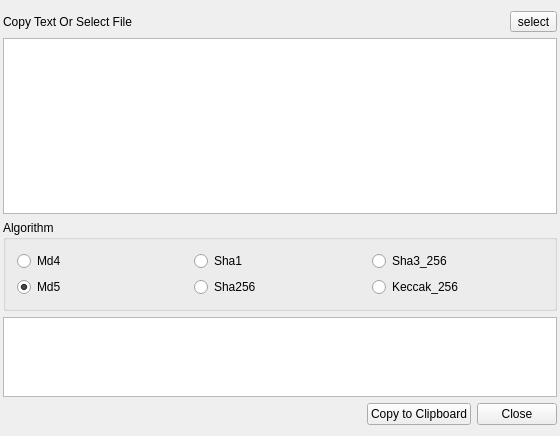
<?xml version="1.0" encoding="UTF-8"?>
<ui version="4.0">
 <class>Md5hashClass</class>
 <widget class="QWidget" name="Md5hashClass">
  <property name="geometry">
   <rect>
    <x>0</x>
    <y>0</y>
    <width>560</width>
    <height>436</height>
   </rect>
  </property>
  <property name="windowTitle">
   <string>Md5hash</string>
  </property>
  <layout class="QVBoxLayout" name="verticalLayout">
   <property name="leftMargin">
    <number>3</number>
   </property>
   <property name="rightMargin">
    <number>3</number>
   </property>
   <item>
    <layout class="QHBoxLayout" name="horizontalLayout">
     <item>
      <widget class="QLabel" name="label">
       <property name="text">
        <string>Copy Text Or Select File</string>
       </property>
      </widget>
     </item>
     <item>
      <widget class="QToolButton" name="toolButton">
       <property name="text">
        <string>select</string>
       </property>
      </widget>
     </item>
    </layout>
   </item>
   <item>
    <widget class="QPlainTextEdit" name="srcTextEdit"/>
   </item>
   <item>
    <widget class="QGroupBox" name="groupBox">
     <property name="title">
      <string>Algorithm</string>
     </property>
     <layout class="QGridLayout" name="gridLayout">
      <item row="0" column="0">
       <widget class="QRadioButton" name="md4RadioBt">
        <property name="text">
         <string>Md4</string>
        </property>
       </widget>
      </item>
      <item row="0" column="1">
       <widget class="QRadioButton" name="sha1RadioBt">
        <property name="text">
         <string>Sha1</string>
        </property>
       </widget>
      </item>
      <item row="0" column="2">
       <widget class="QRadioButton" name="sha3RadioBt">
        <property name="text">
         <string>Sha3_256</string>
        </property>
       </widget>
      </item>
      <item row="1" column="0">
       <widget class="QRadioButton" name="md5RadioBt">
        <property name="text">
         <string>Md5</string>
        </property>
        <property name="checked">
         <bool>true</bool>
        </property>
       </widget>
      </item>
      <item row="1" column="1">
       <widget class="QRadioButton" name="sha256RadioBt">
        <property name="text">
         <string>Sha256</string>
        </property>
       </widget>
      </item>
      <item row="1" column="2">
       <widget class="QRadioButton" name="kec256RadioBt">
        <property name="text">
         <string>Keccak_256</string>
        </property>
       </widget>
      </item>
     </layout>
    </widget>
   </item>
   <item>
    <widget class="QPlainTextEdit" name="hashTextEdit">
     <property name="sizePolicy">
      <sizepolicy hsizetype="Expanding" vsizetype="Fixed">
       <horstretch>0</horstretch>
       <verstretch>0</verstretch>
      </sizepolicy>
     </property>
     <property name="maximumSize">
      <size>
       <width>16777215</width>
       <height>80</height>
      </size>
     </property>
    </widget>
   </item>
   <item>
    <layout class="QHBoxLayout" name="horizontalLayout_2">
     <item>
      <spacer name="horizontalSpacer">
       <property name="orientation">
        <enum>Qt::Horizontal</enum>
       </property>
       <property name="sizeHint" stdset="0">
        <size>
         <width>40</width>
         <height>20</height>
        </size>
       </property>
      </spacer>
     </item>
     <item>
      <widget class="QPushButton" name="pushButton">
       <property name="text">
        <string>Copy to Clipboard</string>
       </property>
      </widget>
     </item>
     <item>
      <widget class="QPushButton" name="cancelBt">
       <property name="text">
        <string>Close</string>
       </property>
      </widget>
     </item>
    </layout>
   </item>
  </layout>
 </widget>
 <layoutdefault spacing="6" margin="11"/>
 <resources/>
 <connections>
  <connection>
   <sender>toolButton</sender>
   <signal>clicked()</signal>
   <receiver>Md5hashClass</receiver>
   <slot>slot_select()</slot>
   <hints>
    <hint type="sourcelabel">
     <x>534</x>
     <y>19</y>
    </hint>
    <hint type="destinationlabel">
     <x>552</x>
     <y>239</y>
    </hint>
   </hints>
  </connection>
  <connection>
   <sender>cancelBt</sender>
   <signal>clicked()</signal>
   <receiver>Md5hashClass</receiver>
   <slot>close()</slot>
   <hints>
    <hint type="sourcelabel">
     <x>503</x>
     <y>412</y>
    </hint>
    <hint type="destinationlabel">
     <x>338</x>
     <y>430</y>
    </hint>
   </hints>
  </connection>
  <connection>
   <sender>pushButton</sender>
   <signal>clicked()</signal>
   <receiver>Md5hashClass</receiver>
   <slot>on_copyClipboard()</slot>
   <hints>
    <hint type="sourcelabel">
     <x>393</x>
     <y>415</y>
    </hint>
    <hint type="destinationlabel">
     <x>539</x>
     <y>430</y>
    </hint>
   </hints>
  </connection>
 </connections>
 <slots>
  <slot>slot_select()</slot>
  <slot>on_copyClipboard()</slot>
 </slots>
</ui>
